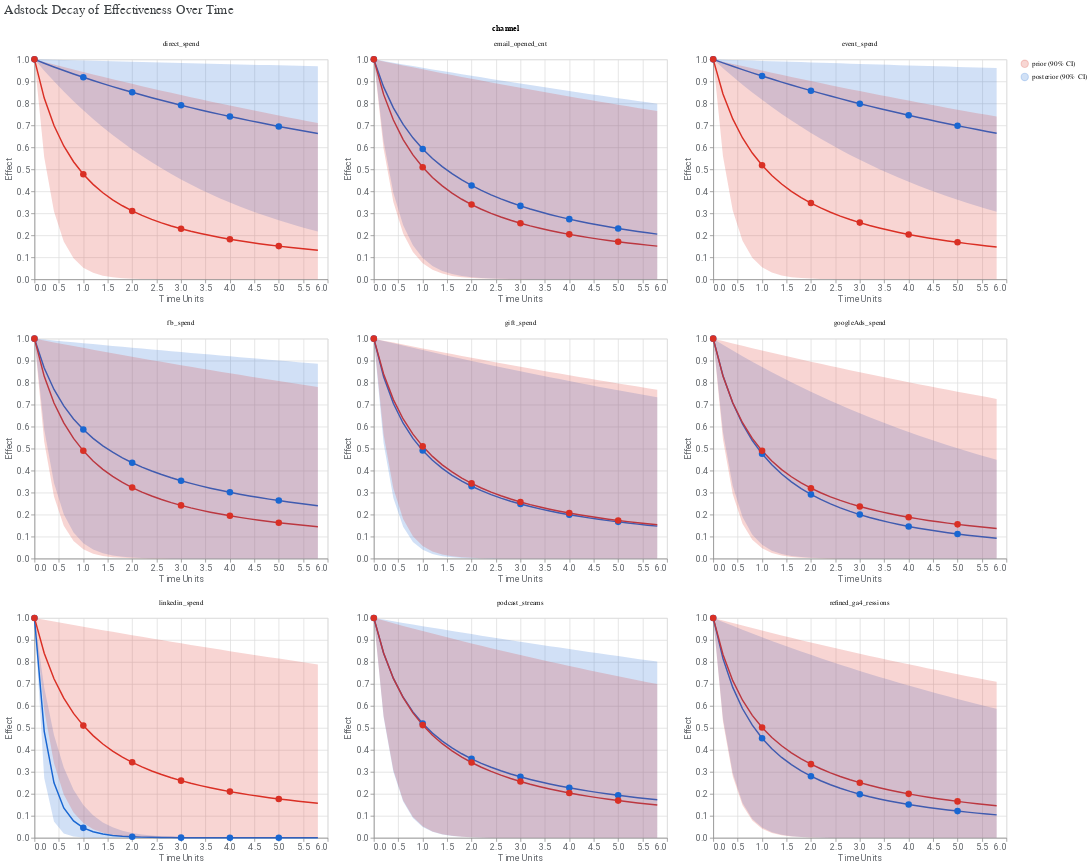

Notebook code cell kept with this figure:
### Code cell
media_effects.plot_adstock_decay()

### Figure 1 — Vega-Lite specification as saved in the notebook (floating-point values rounded to 4 significant figures; data arrays with more than 128 entries replaced by an {"elided": "..."} marker saying what was removed)
{"config": {"view": {"continuousWidth": 300, "continuousHeight": 300}, "axis": {"labelColor": "#5F6368", "labelFont": "Roboto", "labelFontSize": 12, "titleColor": "#5F6368", "titleFont": "Roboto", "titleFontSize": 12, "titleFontWeight": "normal"}}, "data": {"name": "data-38d9daea85844e835674b25dfd0710e7"}, "facet": {"field": "channel", "type": "nominal"}, "spec": {"layer": [{"mark": {"type": "line"}, "encoding": {"color": {"field": "distribution", "legend": {"labelExpr": "datum.value === \"posterior\" ? \"posterior (90% CI)\" : \"prior (90% CI)\"", "title": ""}, "scale": {"domain": ["prior", "posterior"], "range": ["#D93025", "#1967D2"]}, "type": "nominal"}, "x": {"field": "time_units", "title": "Time Units", "type": "quantitative"}, "y": {"field": "mean", "title": "Effect", "type": "quantitative"}}}, {"mark": {"type": "area", "opacity": 0.2}, "encoding": {"color": {"field": "distribution", "scale": {"domain": ["prior", "posterior"], "range": ["#D93025", "#1967D2"]}, "type": "nominal"}, "x": {"field": "time_units", "type": "quantitative"}, "y": {"field": "ci_lo", "type": "quantitative"}, "y2": {"field": "ci_hi"}}}, {"mark": {"type": "circle", "filled": true, "opacity": 1, "size": 80}, "encoding": {"color": {"field": "distribution", "scale": {"domain": ["prior", "posterior"], "range": ["#D93025", "#1967D2"]}, "type": "nominal"}, "tooltip": [{"field": "time_units", "type": "quantitative"}, {"field": "mean", "type": "quantitative"}], "x": {"field": "time_units", "type": "quantitative"}, "y": {"field": "mean", "type": "quantitative"}}, "transform": [{"filter": "datum.is_int_time_unit"}]}], "width": 400}, "columns": 3, "resolve": {"scale": {"x": "independent", "y": "independent"}}, "title": {"text": "Adstock Decay of Effectiveness Over Time", "anchor": "start", "color": "#3C4043", "font": "Google Sans Display", "fontSize": 18, "fontWeight": "normal", "offset": 10}, "$schema": "https://vega.github.io/schema/vega-lite/v5.20.1.json", "datasets": {"data-38d9daea85844e835674b25dfd0710e7": {"elided": "540 records"}}}
